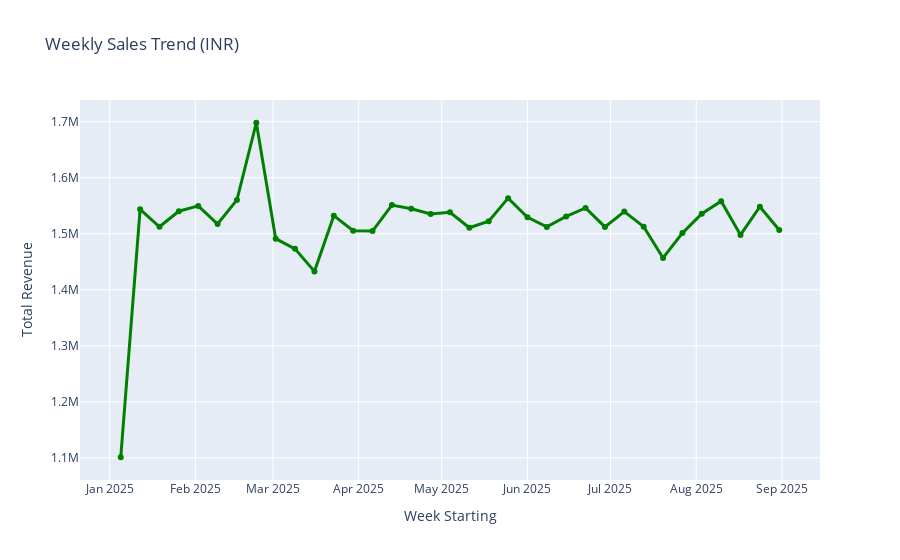

Notebook source saved alongside this figure:
### Markdown cell above
### Weekly Trend Analysis

### Code cell
import plotly.express as px

weekly_trend = (
    df.groupby(pd.Grouper(key="Order_Date", freq="W"))
    .agg(
        Weekly_Sales = ("Price (INR)", "sum"),
        Order_Count = ("Order_Date", "count")
    )
    .reset_index()
)

# 2. Visualize the trend w
fig = px.line(
    weekly_trend, 
    x="Order_Date", 
    y="Weekly_Sales",
    title="Weekly Sales Trend (INR)",
    markers=True,
    labels={"Order_Date": "Week Starting", "Weekly_Sales": "Total Revenue"}
)

# Add a trendline/formatting
fig.update_traces(line_color="green", line_width=3)
fig.show()

# Display the data table
weekly_trend.sort_values("Order_Date", ascending=False).head()

### Figure 1 — Plotly figure (JSON) as saved in the notebook; plotly's stock layout.template omitted (floating-point values rounded to 4 significant figures)
{"data": [{"hovertemplate": "Week Starting=%{x}<br>Total Revenue=%{y}<extra></extra>", "legendgroup": "", "line": {"color": "green", "dash": "solid", "width": 3}, "marker": {"symbol": "circle"}, "mode": "lines+markers", "name": "", "orientation": "v", "showlegend": false, "type": "scatter", "x": ["2025-01-05T00:00:00.000000", "2025-01-12T00:00:00.000000", "2025-01-19T00:00:00.000000", "2025-01-26T00:00:00.000000", "2025-02-02T00:00:00.000000", "2025-02-09T00:00:00.000000", "2025-02-16T00:00:00.000000", "2025-02-23T00:00:00.000000", "2025-03-02T00:00:00.000000", "2025-03-09T00:00:00.000000", "2025-03-16T00:00:00.000000", "2025-03-23T00:00:00.000000", "2025-03-30T00:00:00.000000", "2025-04-06T00:00:00.000000", "2025-04-13T00:00:00.000000", "2025-04-20T00:00:00.000000", "2025-04-27T00:00:00.000000", "2025-05-04T00:00:00.000000", "2025-05-11T00:00:00.000000", "2025-05-18T00:00:00.000000", "2025-05-25T00:00:00.000000", "2025-06-01T00:00:00.000000", "2025-06-08T00:00:00.000000", "2025-06-15T00:00:00.000000", "2025-06-22T00:00:00.000000", "2025-06-29T00:00:00.000000", "2025-07-06T00:00:00.000000", "2025-07-13T00:00:00.000000", "2025-07-20T00:00:00.000000", "2025-07-27T00:00:00.000000", "2025-08-03T00:00:00.000000", "2025-08-10T00:00:00.000000", "2025-08-17T00:00:00.000000", "2025-08-24T00:00:00.000000", "2025-08-31T00:00:00.000000"], "xaxis": "x", "y": [1101000.0, 1543000.0, 1512000.0, 1540000.0, 1550000.0, 1517000.0, 1560000.0, 1698000.0, 1491000.0, 1473000.0, 1433000.0, 1532000.0, 1505000.0, 1505000.0, 1551000.0, 1544000.0, 1535000.0, 1538000.0, 1511000.0, 1522000.0, 1563000.0, 1529000.0, 1512000.0, 1531000.0, 1546000.0, 1512000.0, 1539000.0, 1513000.0, 1457000.0, 1501000.0, 1536000.0, 1558000.0, 1498000.0, 1548000.0, 1507000.0], "yaxis": "y"}], "layout": {"legend": {"tracegroupgap": 0}, "title": {"text": "Weekly Sales Trend (INR)"}, "xaxis": {"anchor": "y", "domain": [0, 1], "title": {"text": "Week Starting"}}, "yaxis": {"anchor": "x", "domain": [0, 1], "title": {"text": "Total Revenue"}}}}
